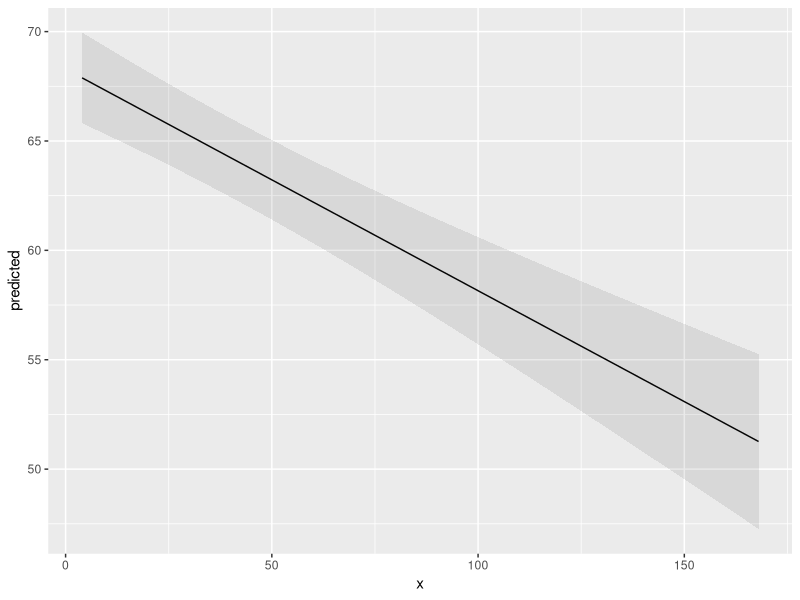
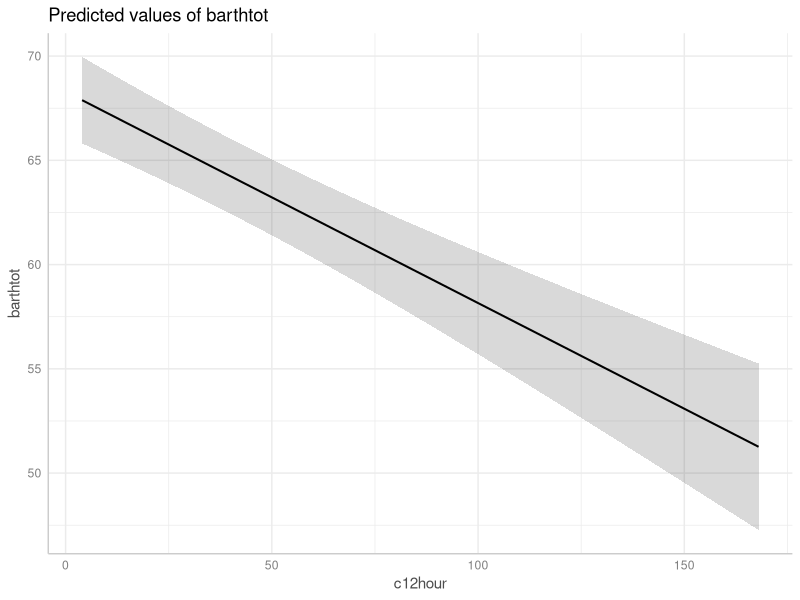
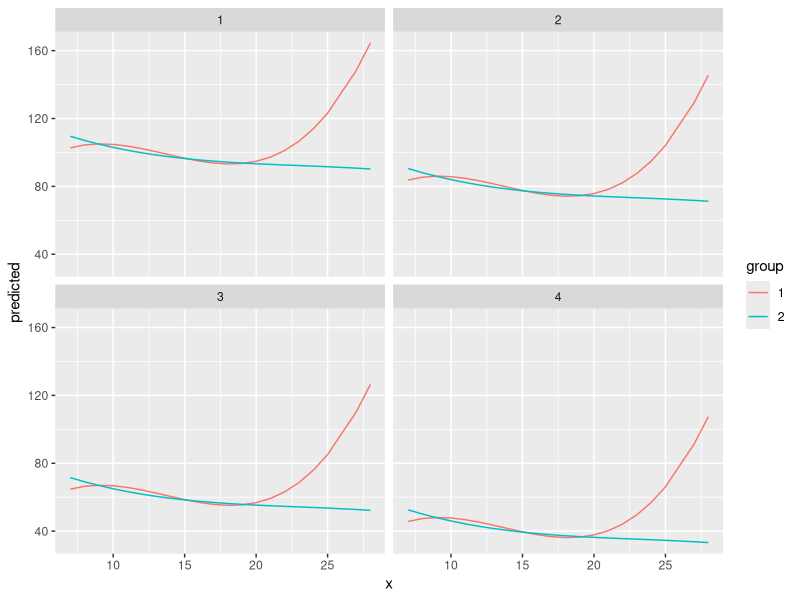
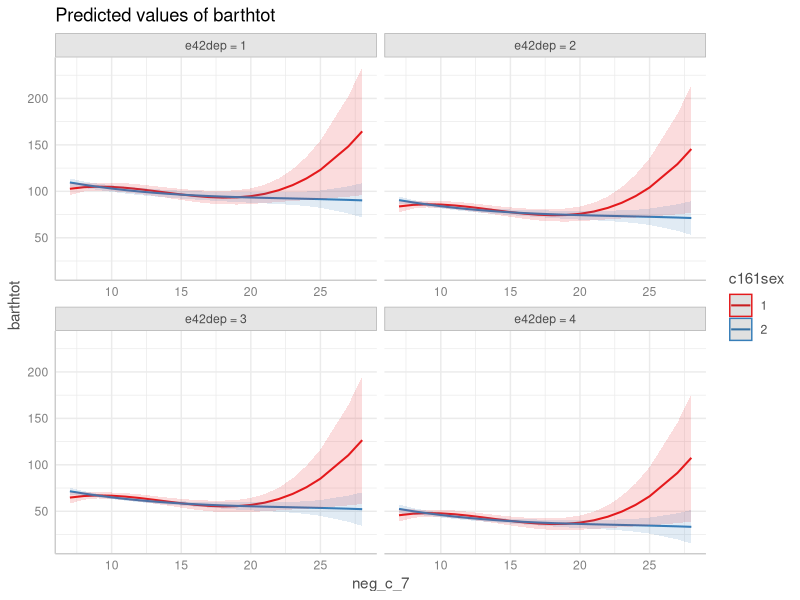
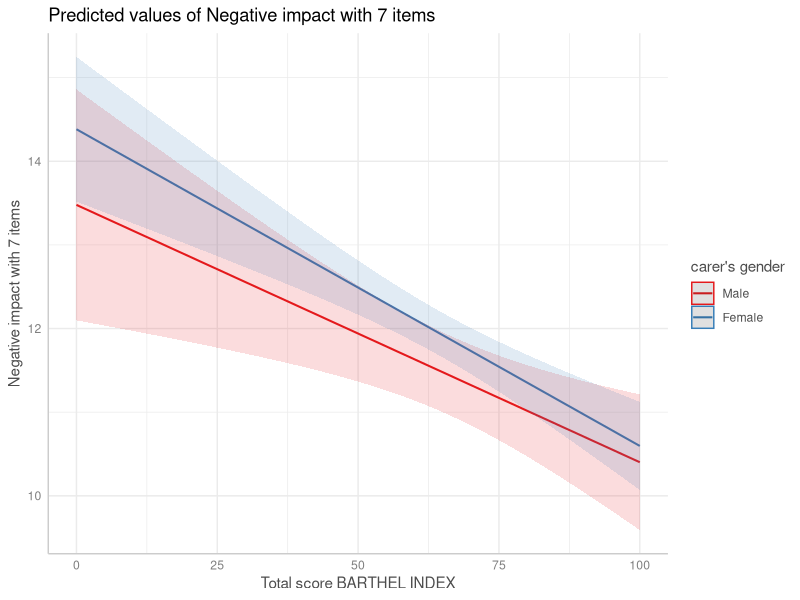

Source code (R) for these figures, in order: (Note: this script raises an error after producing the figures.)
## ---- chunk 1
options(digits = 2)

knitr::opts_chunk$set(
  collapse = TRUE,
  fig.path = "man/figures/",
  fig.width = 7,
  fig.height = 5,
  comment = "#>",
  dev = "png"
)

.supported_models <- unique(sort(c(
  "wblm", "wbm", "phylolm", "phyloglm", "mblogit", "mclogit", "logitr", "averaging",
  "orm", "mlogit", "glimML", "cgam", "ols", "mixor", "glmx", "lrm", "lmrob", "feglm",
  "glmrob", "glmRob", "brglm", "bigglm", "biglm", "speedglm", "speedlm", "svyglm.nb",
  "svyglm", "stanreg", "brmsfit", "bayesx", "gamlss", "bamlss", "gam", "tobit",
  "survreg", "Gam", "MCMCglmm", "glmerMod", "glmmTMB", "nlmerMod", "lmerMod",
  "merModLmerTest", "rlmerMod", "lme", "logistf", "ivreg", "fixest", "gls", "geeglm",
  "clmm", "clm", "clm2", "polr", "rq", "rqss", "gee", "plm", "negbin", "vgam", "vglm",
  "lm_robust", "lmrob", "lmRob", "betareg", "truncreg", "coxph", "brmultinom",
  "multinom", "bracl", "Zelig-relogit", "zerotrunc", "zeroinfl", "hurdle", "MixMod",
  "glm", "lm", "tidymodels", "betabin", "bglmer", "blmer", "cgamm", "gamm", "gamm4",
  "glm.nb", "polr", "rlm", "rqs", "glmer.nb", "glmmPQL", "nestedLogit", "sdmTMB",
  "flic", "flac"
)))
## ---- chunk 2
library(ggeffects)
library(splines)
data(efc)
fit <- lm(barthtot ~ c12hour + bs(neg_c_7) * c161sex + e42dep, data = efc)

ggpredict(fit, terms = "c12hour")
## ---- chunk 3
library(ggplot2)
mydf <- ggpredict(fit, terms = "c12hour")
ggplot(mydf, aes(x, predicted)) +
  geom_line() +
  geom_ribbon(aes(ymin = conf.low, ymax = conf.high), alpha = 0.1)
## ---- chunk 4
mydf <- ggpredict(fit, terms = "c12hour")
plot(mydf)
## ---- chunk 5
ggpredict(fit, terms = c("neg_c_7", "c161sex", "e42dep"))

mydf <- ggpredict(fit, terms = c("neg_c_7", "c161sex", "e42dep"))
ggplot(mydf, aes(x = x, y = predicted, colour = group)) +
  geom_line() +
  facet_wrap(~facet)
## ---- chunk 6
plot(mydf)
## ---- chunk 7
fit <- lm(neg_c_7 ~ c12hour + barthtot * c161sex + e42dep, data = efc)
result <- ggpredict(fit, c("barthtot", "c161sex"))
plot(result)
## ---- chunk 8
hypothesis_test(result)
